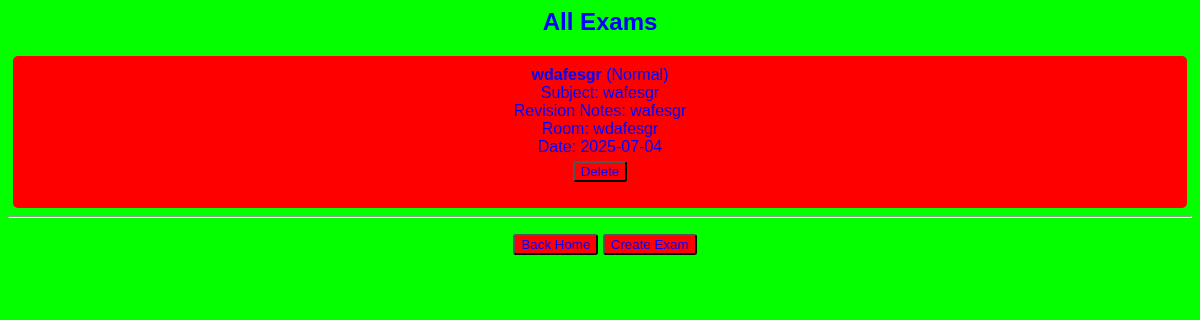
Page /home/exams (signed in) on the committed database.
### models.py (models this page shows)
class Exam(db.Model):
    __tablename__ = 'exam'
    id = db.Column(db.Integer, primary_key=True)
    name = db.Column(db.String(100), nullable=False)
    type = db.Column(db.String(50), nullable=False)
    subject = db.Column(db.String(100), nullable=True)
    revision = db.Column(db.Text, nullable=True)
    date = db.Column(db.DateTime, nullable=True)
    room = db.Column(db.String(50), nullable=True)
    created_at_exam = db.Column(db.DateTime, default=datetime.utcnow)
    completed_at_exam = db.Column(db.DateTime, nullable=True)
    owner_id = db.Column(db.Integer, db.ForeignKey('user.id'), nullable=False)

### app.py (the view)
@app.route('/home/exams')
@login_required
def view_exams():
    user_exams = Exam.query.filter_by(owner=current_user).all()
    return render_template('exams.html', exams=user_exams)

### app.py (called while the page is built)
@login_manager.user_loader
def load_user(user_id):
    return User.query.get(int(user_id))

### templates/exams.html
<head>
    <link rel="stylesheet" type="text/css" href="{{ url_for('static', filename='style.css') }}">
</head>
<h2>All Exams</h2>
{% if exams %}
    <ul>
        {% for exam in exams %}
        <li>
            <strong>{{ exam.name }}</strong> ({{ exam.type }})<br>
            Subject: {{ exam.subject }}<br>
            Revision Notes:
            {% if exam.revision.strip() %}
                {{ exam.revision }}
            {% else %}
                <em>No revision provided</em>
            {% endif %}
            <br>
            Room: {{ exam.room }}<br>
            {% if exam.date %}
                Date: {{ exam.date.strftime('%Y-%m-%d') }} <br>
            {% else %}
                Date: <em>Not set</em> <br>
            {% endif %}
            <form action="/home/exams/delete/{{ exam.id }}" method="POST" style="margin-top: 5px;">
                <button type="submit">Delete</button>
            </form>
        </li>
        <hr>
        {% endfor %}
    </ul>
{% else %}
    <p>No exams yet. Go create one!</p>
{% endif %}
<nav>
    <a href="/home"><button>Back Home</button></a>
    <a href="/home/create/exam"><button>Create Exam</button></a>
</nav>

### static/style.css (style rules this page uses)
h2 { color: rgb(1,1,255) }
ul { list-style-type: none; padding: 0; color: rgb(225,0,0); }
li { background: rgb(255, 0, 0); color: rgb(1,1,255); padding: 10px; margin: 5px; border-radius: 5px; }
form { margin-top: 20px; }
button { background: rgb(255, 1, 1); color: rgb(1, 1, 255); border-radius: 3px; }
nav { margin-left: 10px; margin-top: 10px; padding: 50 px; }

### rows in the picture
Exam: name "wdafesgr", type "Normal", subject "wafesgr", revision "wafesgr", room "wdafesgr", date "2025-07-04"
